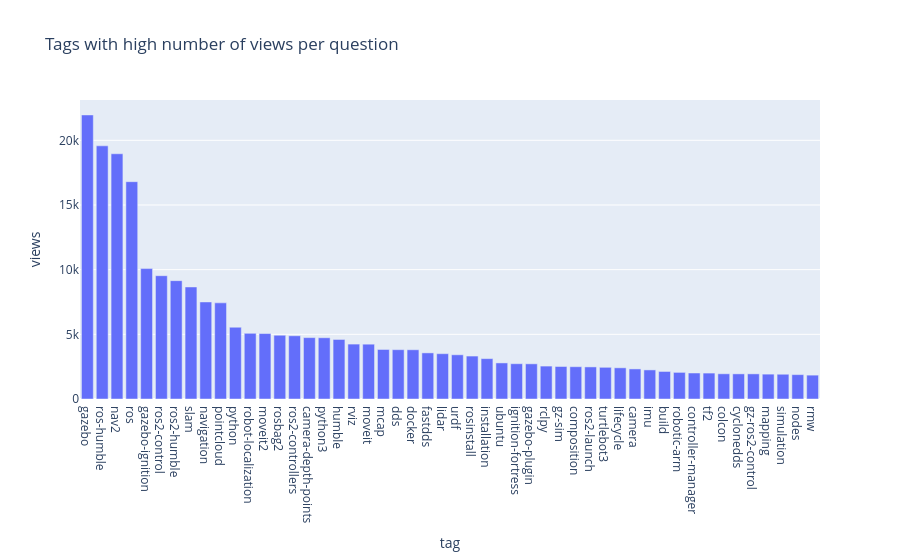

The code cell stored with this chart in its notebook:
### Code cell
view_df = view_df.sort_values(by="views",ascending=False)
fig = px.bar(view_df[2:52], x="tag", y="views", title="Tags with high number of views per question")
fig.show()

### Figure 1 — Plotly figure (JSON) as saved in the notebook; plotly's stock layout.template omitted (floating-point values rounded to 4 significant figures)
{"data": [{"hovertemplate": "tag=%{x}<br>views=%{y}<extra></extra>", "legendgroup": "", "marker": {"color": "#636efa", "pattern": {"shape": ""}}, "name": "", "orientation": "v", "showlegend": false, "textposition": "auto", "type": "bar", "x": ["gazebo", "ros-humble", "nav2", "ros", "gazebo-ignition", "ros2-control", "ros2-humble", "slam", "navigation", "pointcloud", "python", "robot-localization", "moveit2", "rosbag2", "ros2-controllers", "camera-depth-points", "python3", "humble", "rviz", "moveit", "mcap", "dds", "docker", "fastdds", "lidar", "urdf", "rosinstall", "installation", "ubuntu", "ignition-fortress", "gazebo-plugin", "rclpy", "gz-sim", "composition", "ros2-launch", "turtlebot3", "lifecycle", "camera", "imu", "build", "robotic-arm", "controller-manager", "tf2", "colcon", "cyclonedds", "gz-ros2-control", "mapping", "simulation", "nodes", "rmw"], "xaxis": "x", "y": [21960, 19573, 18958, 16801, 10082, 9533, 9148, 8662, 7503, 7433, 5549, 5075, 5060, 4929, 4888, 4746, 4735, 4603, 4245, 4238, 3829, 3813, 3807, 3565, 3503, 3418, 3320, 3122, 2789, 2728, 2720, 2545, 2513, 2496, 2481, 2450, 2411, 2325, 2249, 2129, 2058, 2010, 2004, 1949, 1943, 1943, 1922, 1914, 1884, 1845], "yaxis": "y"}], "layout": {"barmode": "relative", "legend": {"tracegroupgap": 0}, "title": {"text": "Tags with high number of views per question"}, "xaxis": {"anchor": "y", "domain": [0, 1], "title": {"text": "tag"}}, "yaxis": {"anchor": "x", "domain": [0, 1], "title": {"text": "views"}}}}
